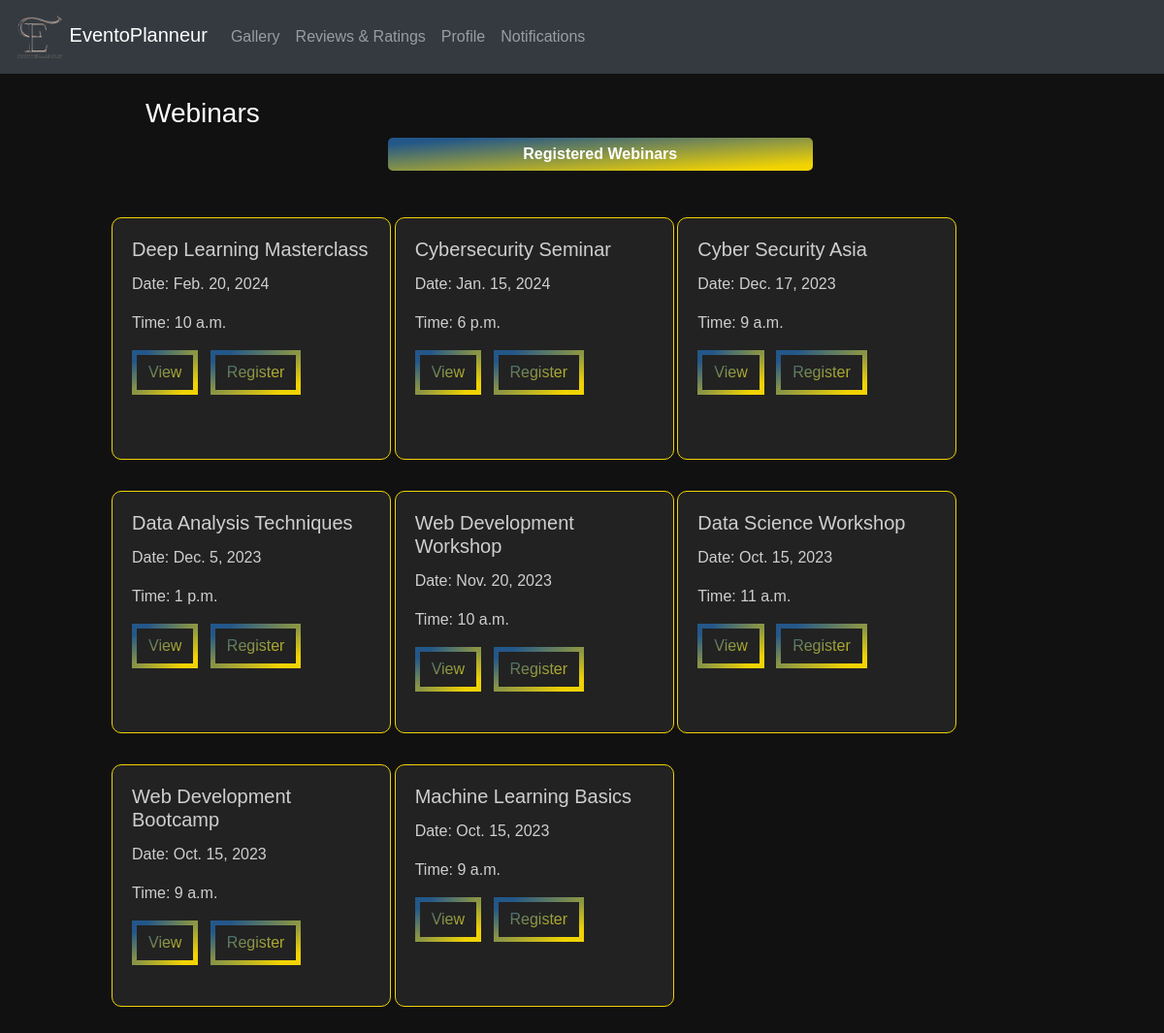
/events/, run on an earlier commit of the app's database.
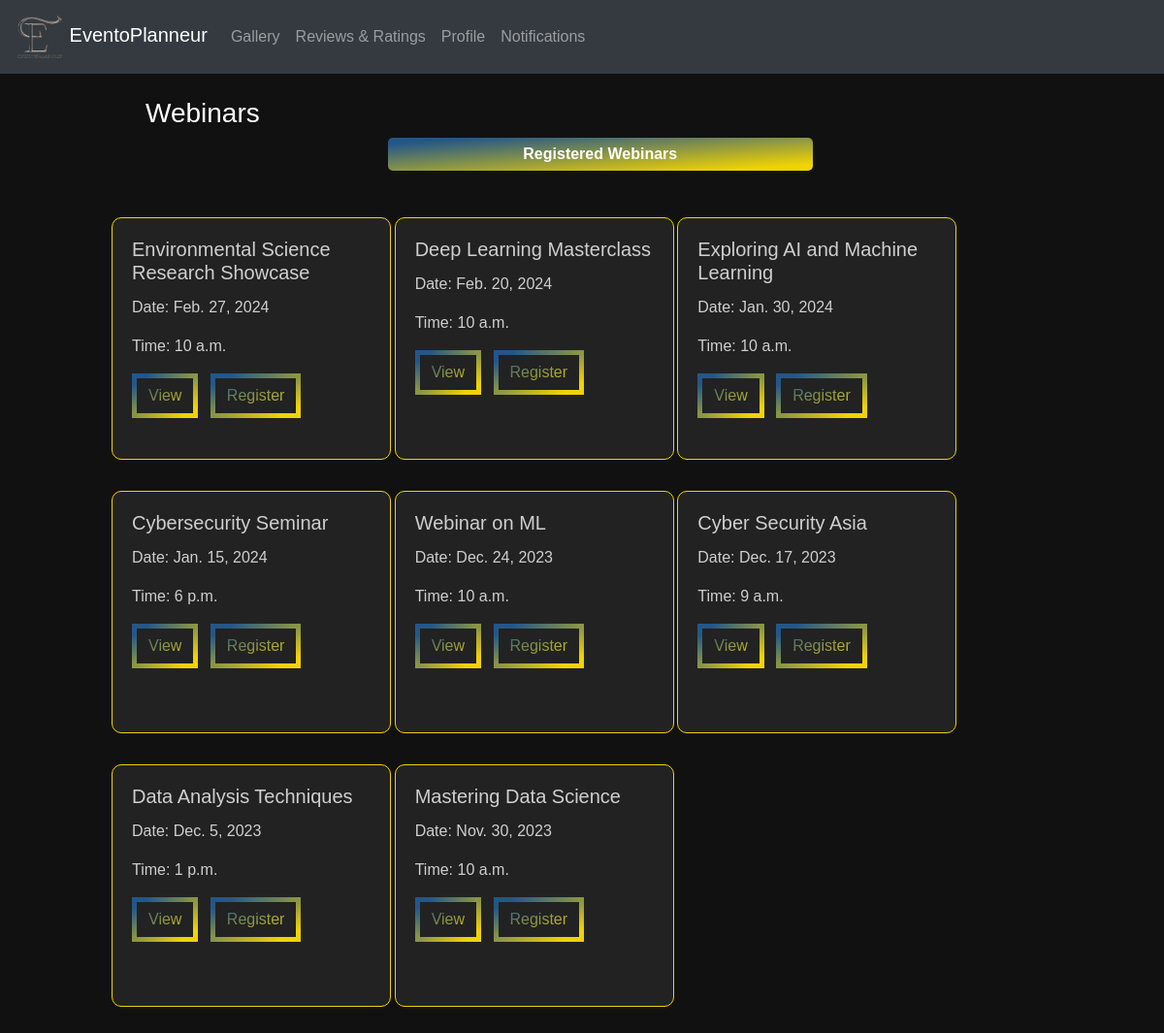
And on a later commit of the database.
### eventapp/models.py (models this page shows, shortened)
class Webinar(models.Model):
    EVENT_TYPE_CHOICES = [
    ('Online', 'Online'),
    ('Offline', 'Offline'),
]
    id = models.AutoField(primary_key=True)
    title = models.CharField(max_length=100)
    event_type = models.CharField(max_length=10, choices=EVENT_TYPE_CHOICES, default='offline')
    description = models.TextField()
    date = models.DateField(default=None, blank=True, null=True)
    start_time = models.TimeField(blank=True, null=True)
    end_time = models.TimeField(blank=True, null=True)
    location = models.CharField(max_length=200, blank=True, null=True)
    poster = models.URLField(blank=True, null=True)
    organizer_name = models.CharField(max_length=100)
    deadline = models.DateField(default=None, blank=True, null=True)
    fee = models.DecimalField(max_digits=10, decimal_places=2, blank=True, null=True)
    speakers = models.ManyToManyField(Speaker, blank=True)
    org_user=models.ForeignKey(CustomUser, on_delete=models.CASCADE,null=True,blank=True)
    livestream = models.URLField(blank=True, null=True)
    phone_number = models.CharField(max_length=15)
    max_participants = models.PositiveIntegerField(null=True,default=50)
    status = models.IntegerField(default=1,null=True,blank=True)

### eventapp/views.py (the view)
# urls.py: path('events/',views.events,name='events'),
def events(request):
    webinars=Webinar.objects.all().order_by('-date')[:8]
    return render(request, 'events.html', {'webinars': webinars})

### templates/events.html (shortened to what this page needs)
{% load static %}
<!DOCTYPE html>
<html lang="en">
<head>
  <link rel="stylesheet" href="https://maxcdn.bootstrapcdn.com/bootstrap/4.5.2/css/bootstrap.min.css">
  <link rel="stylesheet"type="text/css" href="{% static 'css/webinar.css' %}">
</head>
<body>
  <nav class="navbar navbar-expand-md bg-dark navbar-dark">
    <div class="containers">
      <a class="navbar-brand" href="{% url 'eventapp:attendeehome' %}">
        <img src="{% static 'images/Eventoplanneur.png' %}" alt="Logo" width="50"> EventoPlanneur
      </a>
      <div class="collapse navbar-collapse" id="navbarCollapse">
        <ul class="navbar-nav ml-auto">
          <li class="nav-item"><a class="nav-link" href="#gallery">Gallery</a></li>
          <li class="nav-item"><a class="nav-link" href="#reviews">Reviews & Ratings</a></li>
          <li class="nav-item"><a class="nav-link" href="{% url 'eventapp:org_profile' %}">Profile</a></li>
          <li class="nav-item"><a class="nav-link" href="#notifications">Notifications</a></li>
        </ul>
      </div>
    </div>
  </nav>
  <div style="margin-left:100px;margin-right:225px" >
    <br>
    <h3 style="margin-left:50px;color:white" >Webinars</h3>
    <a href="{% url 'eventapp:registered_webinar' %}" ><button id="sendButton" style="margin-left:300px;width:50%;background:var(--gradient) !important;">Registered Webinars</button></a><br><br>
    <div class="container mx-auto mt-4" >
      <div class="row">
        {% for i in webinars|slice:"-6:" %}
        <div class="col-md-4">
            <div class="card" style="width: 18rem;">
              <div class="card-body">
                <h5 class="card-title">{{ i.title }}</h5>
                <p class="card-text">Date: {{ i.date }}</p>
                <p class="card-text">Time: {{ i.start_time }}</p>
                <a class="btn mr-2" href="{% url 'view_webinar' i.id %}">View</a>
                <a class="btn mr-2" href="{% url 'register_for_webinar' i.id %}">Register</a>
            </div>
          </div>
        </div>
        {% endfor %}
      </div>
    </div>
  </div>
</body>
</html>

What changed in the data, as far as the page shows it:
no longer on this page (row unchanged): Webinar: title "Web Development Workshop", date "Nov. 20, 2023", start_time "10 a.m."
no longer on this page (row edited): Webinar: title "Data Science Workshop", date "Oct. 15, 2023", start_time "11 a.m."
no longer on this page (row edited): Webinar: title "Web Development Bootcamp", date "Oct. 15, 2023", start_time "9 a.m."
no longer on this page (row edited): Webinar: title "Machine Learning Basics", date "Oct. 15, 2023", start_time "9 a.m."
now on this page (row edited): Webinar: title "Environmental Science Research Showcase", date "Feb. 27, 2024", start_time "10 a.m."
now on this page (row edited): Webinar: title "Exploring AI and Machine Learning", date "Jan. 30, 2024", start_time "10 a.m."
now on this page (row edited): Webinar: title "Webinar on ML", date "Dec. 24, 2023", start_time "10 a.m."
now on this page (row edited): Webinar: title "Mastering Data Science", date "Nov. 30, 2023", start_time "10 a.m."
